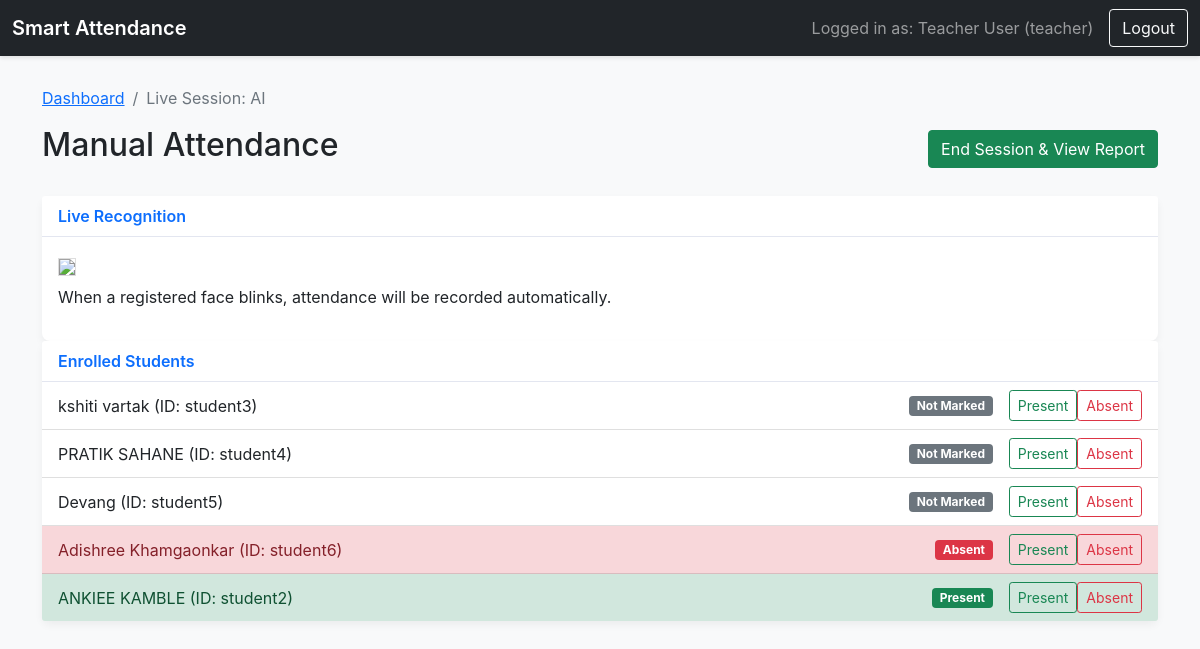
The app's page /teacher/session/1 (signed in) with its own data.
### tables this page shows
CREATE TABLE subjects (
        id INTEGER PRIMARY KEY AUTOINCREMENT,
        subject_name TEXT NOT NULL,
        teacher_id TEXT NOT NULL,
        FOREIGN KEY (teacher_id) REFERENCES users (user_id)
    );

CREATE TABLE users (
        user_id TEXT PRIMARY KEY,
        name TEXT NOT NULL,
        role TEXT NOT NULL,
        password TEXT NOT NULL
    , face_image TEXT);

### app.py (the view)
@app.route('/teacher/session/<int:subject_id>', methods=['GET', 'POST'])
@login_required
@role_required('teacher')
def attendance_session(subject_id):
    if request.method == 'POST':
        db.manual_attendance_update(request.form['student_id'], subject_id, request.form['status'])
        flash(f"Marked {request.form['student_id']} as {request.form['status']}", "info")
        return redirect(url_for('attendance_session', subject_id=subject_id))
    subject = db.get_subject_by_id(subject_id)
    enrolled_students = db.get_enrolled_students(subject_id)
    attendance_status = {r['student_id']: r['status'] for r in db.get_attendance_for_subject_today(subject_id)}
    return render_template('attendance_session.html', subject=subject, enrolled_students=enrolled_students, attendance_status=attendance_status)

### app.py (called while the page is built)
def login_required(f):
    @wraps(f)
    def decorated_function(*args, **kwargs):
        if 'user_id' not in session:
            return redirect(url_for('login'))
        return f(*args, **kwargs)
    return decorated_function

def role_required(role_name):
    def wrapper(f):
        @wraps(f)
        def decorated_function(*args, **kwargs):
            if session.get('role') != role_name:
                flash("You do not have permission to access this page.", "danger")
                return redirect(url_for('dashboard'))
            return f(*args, **kwargs)
        return decorated_function
    return wrapper

### database_manager.py (called while the page is built)
def get_db_connection():
    conn = sqlite3.connect(DATABASE)
    conn.row_factory = sqlite3.Row
    return conn

def get_enrolled_students(subject_id):
    conn = get_db_connection()
    students = conn.cursor().execute("SELECT u.* FROM users u JOIN enrollments e ON u.user_id = e.student_id WHERE e.subject_id = ?", (subject_id,)).fetchall()
    conn.close()
    return students

def get_subject_by_id(subject_id):
    conn = get_db_connection()
    subject = conn.cursor().execute("SELECT * FROM subjects WHERE id = ?", (subject_id,)).fetchone()
    conn.close()
    return subject

def get_attendance_for_subject_today(subject_id):
    conn = get_db_connection()
    today_date = datetime.now().strftime('%Y-%m-%d')
    records = conn.cursor().execute("SELECT u.name, ar.student_id, ar.timestamp, ar.status FROM attendance_records ar JOIN users u ON ar.student_id = u.user_id WHERE ar.subject_id = ? AND ar.date = ? ORDER BY u.name", (subject_id, today_date)).fetchall()
    conn.close()
    return records

### templates/attendance_session.html (shortened to what this page needs)
{% extends "base.html" %}
{% block content %}
    <nav aria-label="breadcrumb">
        <ol class="breadcrumb">
            <li class="breadcrumb-item"><a href="{{ url_for('dashboard') }}">Dashboard</a></li>
            <li class="breadcrumb-item active" aria-current="page">Live Session: {{ subject.subject_name }}</li>
        </ol>
    </nav>
    <div class="d-flex justify-content-between align-items-center mb-4">
        <h2>Manual Attendance</h2>
        <a href="{{ url_for('session_report', subject_id=subject.id) }}" class="btn btn-success">End Session & View Report</a>
    </div>
    <div class="card">
      <div class="card-header">Live Recognition</div>
      <div class="card-body">
        <img id="video" src="{{ url_for('video_feed', subject_id=subject['id']) }}" style="max-width:100%; border:1px solid #ddd;">
        <p class="mt-2">When a registered face blinks, attendance will be recorded automatically.</p>
      </div>
    </div>
    <div class="card">
        <div class="card-header">Enrolled Students</div>
        <div class="list-group list-group-flush">
            {% for student in enrolled_students %}
                {% set status = attendance_status.get(student.user_id, 'Not Marked') %}
                <div class="list-group-item d-flex justify-content-between align-items-center {% if status == 'Present' %}list-group-item-success{% elif status == 'Absent' %}list-group-item-danger{% endif %}">
                    <span>{{ student.name }} (ID: {{ student.user_id }})</span>
                    <div class="d-flex align-items-center">
                        {% if status == 'Present' %}<span class="badge bg-success me-3">Present</span>
                        {% elif status == 'Absent' %}<span class="badge bg-danger me-3">Absent</span>
                        {% else %}<span class="badge bg-secondary me-3">Not Marked</span>
                        {% endif %}
                        <div class="btn-group">
                            <form action="{{ url_for('attendance_session', subject_id=subject.id) }}" method="post" class="d-inline">
                                <button type="submit" name="status" value="Present" class="btn btn-sm btn-outline-success">Present</button>
                            </form>
                            <form action="{{ url_for('attendance_session', subject_id=subject.id) }}" method="post" class="d-inline">
                                <button type="submit" name="status" value="Absent" class="btn btn-sm btn-outline-danger">Absent</button>
                            </form>
                        </div>
                    </div>
                </div>
            {% else %}
                <div class="list-group-item">No students are enrolled in this subject.</div>
            {% endfor %}
        </div>
    </div>
{% endblock %}

### static/style.css (style rules this page uses)
body { background-color: #f8f9fa; font-family: -apple-system, BlinkMacSystemFont, "Segoe UI", Roboto, "Helvetica Neue", Arial, sans-serif; }
.card { border: none; box-shadow: 0 4px 8px rgba(0,0,0,.05); border-radius: 0.5rem; }
.card-header { background-color: #ffffff; border-bottom: 1px solid #e3e6f0; font-weight: 600; color: #0d6efd; display: flex; align-items: center; }

### records on screen
subjects: subject_name "AI"
users: name "kshiti vartak", user_id "student3", shows "Not Marked"
users: name "PRATIK SAHANE", user_id "student4", shows "Not Marked"
users: name "Devang", user_id "student5", shows "Not Marked"
users: name "Adishree Khamgaonkar", user_id "student6", shows "Absent"
users: name "ANKIEE KAMBLE", user_id "student2", shows "Present"

### other values on screen
{{ session.name }} "Teacher User"
{{ session.role }} "teacher"
